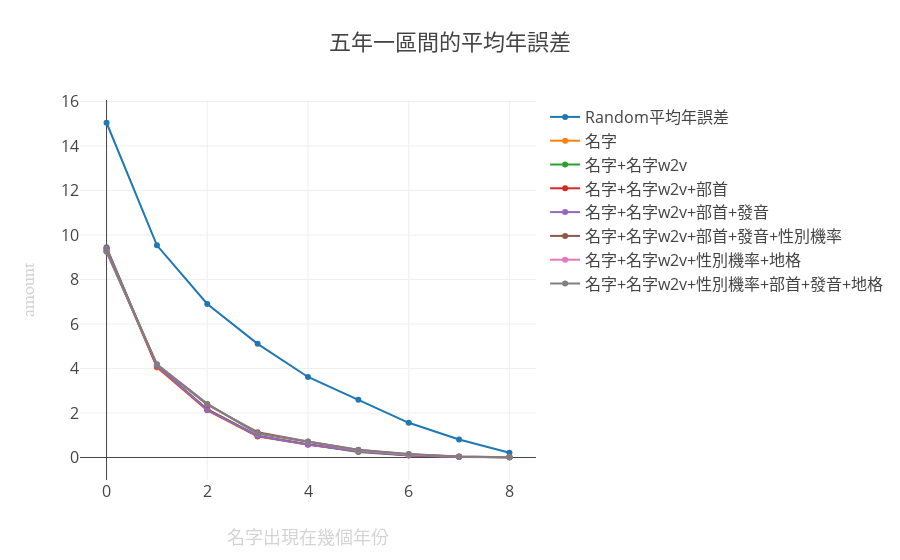

Write notebook code for a chart like this one.
### Code cell
rand = [15.05,9.54,6.9,5.11,3.62,2.6,1.56,0.811,0.21]

#FN1.FN2
f_avg_error_list = [9.34,4.05,2.12,0.94,0.58,0.27,0.11,0.03,0.012]
#放ｗ２ｖ + FN1.FN2
f0_avg_error_list = [9.45,4.12,2.17,0.98,0.59,0.25,0.09,0.03,0.011]
#ｗ２ｖ+ FN1.FN2+部首
f1_avg_error_list = [9.4,4.09,2.15,0.96,0.59,0.29,0.1,0.03,0.013]
#放ｗ２ｖ + FN1.FN2+部首+發音
f2_avg_error_list = [9.4,4.11,2.13,0.97,0.57,0.28,0.10,0.02,0.011]
#放ｗ２ｖ + FN1.FN2+部首+發音+性別
f3_avg_error_list = [9.27,4.18,2.37,1.14,0.72,0.34,0.15,0.03,0.017]
#放ｗ２ｖ+FN1.FN2+性別+人格
f4_avg_error_list = [9.25,4.19,2.41,1.08,0.71,0.33,0.14,0.04,0.015]

#放ｗ２ｖ + FN1.FN2+部首+發音+性別+人格
f5_avg_error_list = [9.26,4.18,2.41,1.08,0.71,0.35,0.16,0.04,0.014 ]


f = go.Scatter(
    x = [ x for x in range(len(f4_avg_error_list))],
    y = f_avg_error_list,
    mode = 'lines+markers',
    name = '名字'
)


f0 = go.Scatter(
    x = [ x for x in range(len(f4_avg_error_list))],
    y = f0_avg_error_list,
    mode = 'lines+markers',
    name = '名字+名字w2v'
)


f1 = go.Scatter(
    x = [ x for x in range(len(f4_avg_error_list))],
    y = f1_avg_error_list,
    mode = 'lines+markers',
    name = '名字+名字w2v+部首'
)


f2 = go.Scatter(
    x = [ x for x in range(len(f4_avg_error_list))],
    y = f2_avg_error_list,
    mode = 'lines+markers',
    name = '名字+名字w2v+部首+發音'
)


f3 = go.Scatter(
    x = [ x for x in range(len(f4_avg_error_list))],
    y = f3_avg_error_list,
    mode = 'lines+markers',
    name = '名字+名字w2v+部首+發音+性別機率'
)


f4 = go.Scatter(
    x = [ x for x in range(len(f4_avg_error_list))],
    y = f4_avg_error_list,
    mode = 'lines+markers',
    name = '名字+名字w2v+性別機率+地格'
)

f5 = go.Scatter(
    x = [ x for x in range(len(f4_avg_error_list))],
    y = f5_avg_error_list,
    mode = 'lines+markers',
    name = '名字+名字w2v+性別機率+部首+發音+地格'
)

rand = go.Scatter(
    x = [ x for x in range(len(rand))],
    y = rand,
    mode = 'lines+markers',
    name = 'Random平均年誤差'
)



data = [rand,f,f0,f1,f2,f3,f4,f5]
layout = {'title': '五年一區間的平均年誤差', 
        'font': dict(size=16),
        'xaxis':dict(
            title='名字出現在幾個年份',
        titlefont=dict(
            family='Arial, sans-serif',
            size=18,
            color='lightgrey'
        )),
        'yaxis':dict(
        title='amount',
        titlefont=dict(
            family='Arial, sans-serif',
            size=18,
            color='lightgrey'
        ))
                     }
iplot({'data': data,'layout': layout} , filename='birthNumber')

### Figure 1 — Plotly figure (JSON) as saved in the notebook; plotly's stock layout.template omitted (floating-point values rounded to 4 significant figures)
{"data": [{"mode": "lines+markers", "name": "Random平均年誤差", "type": "scatter", "uid": "23060d7a-f6b1-49e5-b634-7fdabe209049", "x": [0, 1, 2, 3, 4, 5, 6, 7, 8], "y": [15.05, 9.54, 6.9, 5.11, 3.62, 2.6, 1.56, 0.811, 0.21]}, {"mode": "lines+markers", "name": "名字", "type": "scatter", "uid": "cc3a075a-f172-4d64-97a2-0fb693cf8cfa", "x": [0, 1, 2, 3, 4, 5, 6, 7, 8], "y": [9.34, 4.05, 2.12, 0.94, 0.58, 0.27, 0.11, 0.03, 0.012]}, {"mode": "lines+markers", "name": "名字+名字w2v", "type": "scatter", "uid": "01fd71f5-9899-4bba-88d4-8fb50a3f2d9e", "x": [0, 1, 2, 3, 4, 5, 6, 7, 8], "y": [9.45, 4.12, 2.17, 0.98, 0.59, 0.25, 0.09, 0.03, 0.011]}, {"mode": "lines+markers", "name": "名字+名字w2v+部首", "type": "scatter", "uid": "1c8d2a2a-d1d4-468a-9b5b-b34af0707e6f", "x": [0, 1, 2, 3, 4, 5, 6, 7, 8], "y": [9.4, 4.09, 2.15, 0.96, 0.59, 0.29, 0.1, 0.03, 0.013]}, {"mode": "lines+markers", "name": "名字+名字w2v+部首+發音", "type": "scatter", "uid": "392e3ff0-4793-4f8f-bcee-f52e5ad9d983", "x": [0, 1, 2, 3, 4, 5, 6, 7, 8], "y": [9.4, 4.11, 2.13, 0.97, 0.57, 0.28, 0.1, 0.02, 0.011]}, {"mode": "lines+markers", "name": "名字+名字w2v+部首+發音+性別機率", "type": "scatter", "uid": "c59456d1-de04-4d98-b7a0-1a28eb7aa3f0", "x": [0, 1, 2, 3, 4, 5, 6, 7, 8], "y": [9.27, 4.18, 2.37, 1.14, 0.72, 0.34, 0.15, 0.03, 0.017]}, {"mode": "lines+markers", "name": "名字+名字w2v+性別機率+地格", "type": "scatter", "uid": "14e38445-0aad-428c-b935-479e1d11b0b4", "x": [0, 1, 2, 3, 4, 5, 6, 7, 8], "y": [9.25, 4.19, 2.41, 1.08, 0.71, 0.33, 0.14, 0.04, 0.015]}, {"mode": "lines+markers", "name": "名字+名字w2v+性別機率+部首+發音+地格", "type": "scatter", "uid": "21cc3dbd-4f47-4534-905d-4301b3f45f05", "x": [0, 1, 2, 3, 4, 5, 6, 7, 8], "y": [9.26, 4.18, 2.41, 1.08, 0.71, 0.35, 0.16, 0.04, 0.014]}], "layout": {"font": {"size": 16}, "title": {"text": "五年一區間的平均年誤差"}, "xaxis": {"title": {"font": {"color": "lightgrey", "family": "Arial, sans-serif", "size": 18}, "text": "名字出現在幾個年份"}}, "yaxis": {"title": {"font": {"color": "lightgrey", "family": "Arial, sans-serif", "size": 18}, "text": "amount"}}}}
